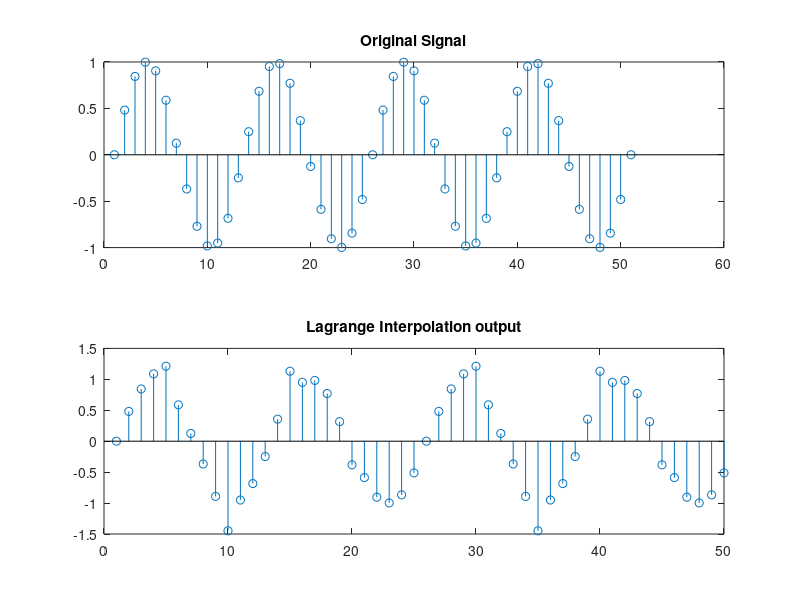

Recreate this plot in MATLAB.
%lagrange interpolation
clc;
clear all;
close all;
Fs=50;
L=input('enter the value of upsampling factor');%defined upsampling and downsampling factor , order
M=input('enter the value of Downsampling factor');
order=2;

%x=1:7; 
t=0:1/Fs:1;
x=sin(2*pi*4*t);%define input signal
N=fix(length(x)*(L/M));
H=zeros(L,order); 
Ft=(L/M)*Fs;
alpha =M/L;


for k=0:order
    j=1;
    for a1=0:alpha:M-alpha
        t1=1;
        for l=0:order
            if(l~=k)
                t1=t1*((a1-l)/(k-l));%Lagrange polynomial implimentation
            end
        end
        H(j,k+1)=t1;
        j=j+1;
    end
end

%Interpolation
y=[];
 for s=1:1:fix(N/L)
     yt=zeros(L,1);
     xt=x((s-1)*M+1:1:(s-1)*M+3)';
     yt=H*xt
     y=[y;yt]
 end
 figure
 subplot(211),stem(x),title('Original Signal')
 %t2=linspace(0,1,length(y));
 subplot(212),stem(y),title('Lagrange Interpolation output')
 
    






        
        
        
            
            
    
    
    
    
    
    
    
    
    
    
    
    
    
